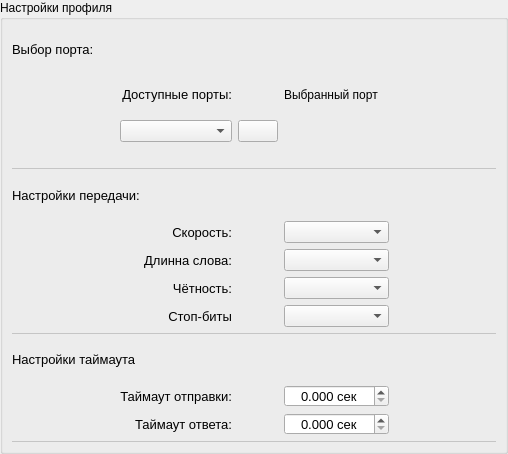
<?xml version="1.0" encoding="UTF-8"?>
<ui version="4.0">
 <class>GroupBox</class>
 <widget class="QGroupBox" name="GroupBox">
  <property name="geometry">
   <rect>
    <x>0</x>
    <y>0</y>
    <width>508</width>
    <height>454</height>
   </rect>
  </property>
  <property name="acceptDrops">
   <bool>true</bool>
  </property>
  <property name="windowTitle">
   <string>Настройки профиля</string>
  </property>
  <property name="accessibleName">
   <string>Настройки профиля</string>
  </property>
  <property name="title">
   <string>Настройки профиля</string>
  </property>
  <property name="flat">
   <bool>false</bool>
  </property>
  <layout class="QGridLayout" name="gridLayout">
   <property name="leftMargin">
    <number>9</number>
   </property>
   <property name="topMargin">
    <number>9</number>
   </property>
   <property name="rightMargin">
    <number>9</number>
   </property>
   <property name="bottomMargin">
    <number>9</number>
   </property>
   <property name="spacing">
    <number>6</number>
   </property>
   <item row="0" column="0">
    <layout class="QGridLayout" name="Settings_gridLayout">
     <item row="3" column="4">
      <spacer name="horizontalSpacer">
       <property name="font">
        <font>
         <pointsize>10</pointsize>
        </font>
       </property>
       <property name="orientation">
        <enum>Qt::Horizontal</enum>
       </property>
       <property name="sizeHint" stdset="0">
        <size>
         <width>40</width>
         <height>20</height>
        </size>
       </property>
      </spacer>
     </item>
     <item row="1" column="3">
      <widget class="QLabel" name="label_9">
       <property name="text">
        <string>Выбранный порт</string>
       </property>
      </widget>
     </item>
     <item row="2" column="1">
      <widget class="QComboBox" name="ComPort_comboBox">
       <property name="minimumSize">
        <size>
         <width>0</width>
         <height>22</height>
        </size>
       </property>
       <property name="maximumSize">
        <size>
         <width>16777215</width>
         <height>22</height>
        </size>
       </property>
       <property name="font">
        <font>
         <pointsize>10</pointsize>
        </font>
       </property>
      </widget>
     </item>
     <item row="1" column="1">
      <widget class="QLabel" name="label">
       <property name="font">
        <font>
         <pointsize>10</pointsize>
        </font>
       </property>
       <property name="text">
        <string>Доступные порты:</string>
       </property>
       <property name="alignment">
        <set>Qt::AlignRight|Qt::AlignTrailing|Qt::AlignVCenter</set>
       </property>
      </widget>
     </item>
     <item row="16" column="0" colspan="5">
      <widget class="QFrame" name="frame_2">
       <property name="sizePolicy">
        <sizepolicy hsizetype="Preferred" vsizetype="Preferred">
         <horstretch>0</horstretch>
         <verstretch>1</verstretch>
        </sizepolicy>
       </property>
       <property name="maximumSize">
        <size>
         <width>16777215</width>
         <height>1</height>
        </size>
       </property>
       <property name="font">
        <font>
         <pointsize>10</pointsize>
        </font>
       </property>
       <property name="styleSheet">
        <string notr="true">background-color: rgb(255, 255, 255);</string>
       </property>
       <property name="frameShape">
        <enum>QFrame::StyledPanel</enum>
       </property>
       <property name="frameShadow">
        <enum>QFrame::Raised</enum>
       </property>
      </widget>
     </item>
     <item row="11" column="0" colspan="5">
      <widget class="QFrame" name="frame_3">
       <property name="sizePolicy">
        <sizepolicy hsizetype="Preferred" vsizetype="Preferred">
         <horstretch>0</horstretch>
         <verstretch>1</verstretch>
        </sizepolicy>
       </property>
       <property name="maximumSize">
        <size>
         <width>16777215</width>
         <height>1</height>
        </size>
       </property>
       <property name="font">
        <font>
         <pointsize>10</pointsize>
        </font>
       </property>
       <property name="styleSheet">
        <string notr="true">background-color: rgb(255, 255, 255);</string>
       </property>
       <property name="frameShape">
        <enum>QFrame::StyledPanel</enum>
       </property>
       <property name="frameShadow">
        <enum>QFrame::Raised</enum>
       </property>
      </widget>
     </item>
     <item row="15" column="3">
      <widget class="QDoubleSpinBox" name="ReadTimeout_doubleSpinBox">
       <property name="minimumSize">
        <size>
         <width>0</width>
         <height>22</height>
        </size>
       </property>
       <property name="maximumSize">
        <size>
         <width>16777215</width>
         <height>22</height>
        </size>
       </property>
       <property name="font">
        <font>
         <pointsize>10</pointsize>
        </font>
       </property>
       <property name="alignment">
        <set>Qt::AlignCenter</set>
       </property>
       <property name="suffix">
        <string> сек</string>
       </property>
       <property name="decimals">
        <number>3</number>
       </property>
       <property name="maximum">
        <double>1000.000000000000000</double>
       </property>
       <property name="singleStep">
        <double>0.100000000000000</double>
       </property>
      </widget>
     </item>
     <item row="5" column="0" colspan="5">
      <widget class="QFrame" name="frame_4">
       <property name="sizePolicy">
        <sizepolicy hsizetype="Preferred" vsizetype="Preferred">
         <horstretch>0</horstretch>
         <verstretch>1</verstretch>
        </sizepolicy>
       </property>
       <property name="maximumSize">
        <size>
         <width>16777215</width>
         <height>1</height>
        </size>
       </property>
       <property name="font">
        <font>
         <pointsize>10</pointsize>
        </font>
       </property>
       <property name="styleSheet">
        <string notr="true">background-color: rgb(255, 255, 255);</string>
       </property>
       <property name="frameShape">
        <enum>QFrame::StyledPanel</enum>
       </property>
       <property name="frameShadow">
        <enum>QFrame::Raised</enum>
       </property>
      </widget>
     </item>
     <item row="14" column="1">
      <widget class="QLabel" name="label_7">
       <property name="font">
        <font>
         <pointsize>10</pointsize>
        </font>
       </property>
       <property name="text">
        <string>Таймаут отправки:</string>
       </property>
       <property name="alignment">
        <set>Qt::AlignRight|Qt::AlignTrailing|Qt::AlignVCenter</set>
       </property>
      </widget>
     </item>
     <item row="9" column="1">
      <widget class="QLabel" name="label_4">
       <property name="font">
        <font>
         <pointsize>10</pointsize>
        </font>
       </property>
       <property name="text">
        <string>Чётность:</string>
       </property>
       <property name="alignment">
        <set>Qt::AlignRight|Qt::AlignTrailing|Qt::AlignVCenter</set>
       </property>
      </widget>
     </item>
     <item row="15" column="1">
      <widget class="QLabel" name="label_8">
       <property name="font">
        <font>
         <pointsize>10</pointsize>
        </font>
       </property>
       <property name="text">
        <string>Таймаут ответа:</string>
       </property>
       <property name="alignment">
        <set>Qt::AlignRight|Qt::AlignTrailing|Qt::AlignVCenter</set>
       </property>
      </widget>
     </item>
     <item row="10" column="1">
      <widget class="QLabel" name="label_6">
       <property name="font">
        <font>
         <pointsize>10</pointsize>
        </font>
       </property>
       <property name="text">
        <string>Стоп-биты</string>
       </property>
       <property name="alignment">
        <set>Qt::AlignRight|Qt::AlignTrailing|Qt::AlignVCenter</set>
       </property>
      </widget>
     </item>
     <item row="6" column="0" colspan="4">
      <widget class="QLabel" name="label_11">
       <property name="font">
        <font>
         <pointsize>10</pointsize>
        </font>
       </property>
       <property name="text">
        <string>Настройки передачи:</string>
       </property>
      </widget>
     </item>
     <item row="3" column="0">
      <spacer name="horizontalSpacer_2">
       <property name="font">
        <font>
         <pointsize>10</pointsize>
        </font>
       </property>
       <property name="orientation">
        <enum>Qt::Horizontal</enum>
       </property>
       <property name="sizeHint" stdset="0">
        <size>
         <width>40</width>
         <height>20</height>
        </size>
       </property>
      </spacer>
     </item>
     <item row="8" column="3">
      <widget class="QComboBox" name="WordLength_comboBox">
       <property name="minimumSize">
        <size>
         <width>0</width>
         <height>22</height>
        </size>
       </property>
       <property name="maximumSize">
        <size>
         <width>16777215</width>
         <height>22</height>
        </size>
       </property>
       <property name="font">
        <font>
         <pointsize>10</pointsize>
        </font>
       </property>
      </widget>
     </item>
     <item row="10" column="3">
      <widget class="QComboBox" name="StopBits_comboBox">
       <property name="minimumSize">
        <size>
         <width>0</width>
         <height>22</height>
        </size>
       </property>
       <property name="maximumSize">
        <size>
         <width>16777215</width>
         <height>22</height>
        </size>
       </property>
       <property name="font">
        <font>
         <pointsize>10</pointsize>
        </font>
       </property>
      </widget>
     </item>
     <item row="2" column="3">
      <widget class="QLabel" name="ComPort_Label">
       <property name="text">
        <string/>
       </property>
      </widget>
     </item>
     <item row="12" column="0" colspan="4">
      <widget class="QLabel" name="label_12">
       <property name="font">
        <font>
         <pointsize>10</pointsize>
        </font>
       </property>
       <property name="text">
        <string>Настройки таймаута</string>
       </property>
      </widget>
     </item>
     <item row="9" column="3">
      <widget class="QComboBox" name="Parity_comboBox">
       <property name="minimumSize">
        <size>
         <width>0</width>
         <height>22</height>
        </size>
       </property>
       <property name="maximumSize">
        <size>
         <width>16777215</width>
         <height>22</height>
        </size>
       </property>
       <property name="font">
        <font>
         <pointsize>10</pointsize>
        </font>
       </property>
      </widget>
     </item>
     <item row="8" column="1">
      <widget class="QLabel" name="label_3">
       <property name="font">
        <font>
         <pointsize>10</pointsize>
        </font>
       </property>
       <property name="text">
        <string>Длинна слова:</string>
       </property>
       <property name="alignment">
        <set>Qt::AlignRight|Qt::AlignTrailing|Qt::AlignVCenter</set>
       </property>
      </widget>
     </item>
     <item row="14" column="3">
      <widget class="QDoubleSpinBox" name="WriteTimeout_doubleSpinBox">
       <property name="minimumSize">
        <size>
         <width>0</width>
         <height>22</height>
        </size>
       </property>
       <property name="maximumSize">
        <size>
         <width>16777215</width>
         <height>22</height>
        </size>
       </property>
       <property name="font">
        <font>
         <pointsize>10</pointsize>
        </font>
       </property>
       <property name="alignment">
        <set>Qt::AlignCenter</set>
       </property>
       <property name="suffix">
        <string> сек</string>
       </property>
       <property name="decimals">
        <number>3</number>
       </property>
       <property name="maximum">
        <double>1000.000000000000000</double>
       </property>
       <property name="singleStep">
        <double>0.100000000000000</double>
       </property>
      </widget>
     </item>
     <item row="2" column="2">
      <widget class="QPushButton" name="select_pushButton">
       <property name="minimumSize">
        <size>
         <width>0</width>
         <height>22</height>
        </size>
       </property>
       <property name="maximumSize">
        <size>
         <width>16777215</width>
         <height>22</height>
        </size>
       </property>
       <property name="text">
        <string/>
       </property>
      </widget>
     </item>
     <item row="7" column="1">
      <widget class="QLabel" name="label_2">
       <property name="font">
        <font>
         <pointsize>10</pointsize>
        </font>
       </property>
       <property name="text">
        <string>Скорость:</string>
       </property>
       <property name="alignment">
        <set>Qt::AlignRight|Qt::AlignTrailing|Qt::AlignVCenter</set>
       </property>
      </widget>
     </item>
     <item row="7" column="3">
      <widget class="QComboBox" name="BaudRate_comboBox">
       <property name="minimumSize">
        <size>
         <width>0</width>
         <height>22</height>
        </size>
       </property>
       <property name="maximumSize">
        <size>
         <width>16777215</width>
         <height>22</height>
        </size>
       </property>
       <property name="font">
        <font>
         <pointsize>10</pointsize>
        </font>
       </property>
       <property name="maxVisibleItems">
        <number>6</number>
       </property>
      </widget>
     </item>
     <item row="0" column="0" colspan="4">
      <widget class="QLabel" name="label_10">
       <property name="font">
        <font>
         <pointsize>10</pointsize>
        </font>
       </property>
       <property name="text">
        <string>Выбор порта:</string>
       </property>
      </widget>
     </item>
    </layout>
   </item>
  </layout>
 </widget>
 <resources/>
 <connections/>
</ui>
